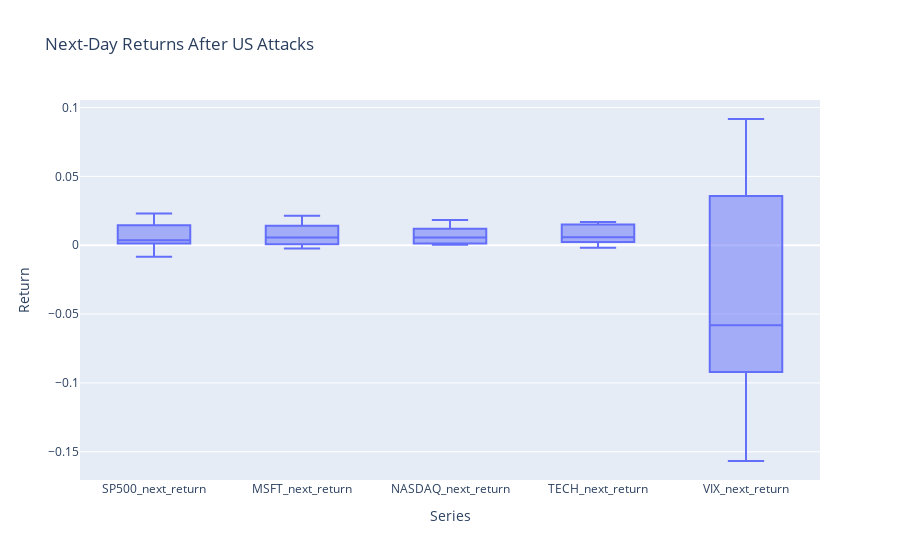

Source (notebook cell):
### Code cell
import plotly.express as px

# 1) List of your return columns
return_cols = [
    'SP500_next_return',
    'MSFT_next_return',
    'NASDAQ_next_return',
    'TECH_next_return',
    'VIX_next_return'
]

# 2) Melt to “long” form so each row is one observation
df_melt = df.melt(
    id_vars=['event','date','weekday','next_bd'],
    value_vars=return_cols,
    var_name='Series',
    value_name='Return'
)

# 3) Plot vertical boxes
fig = px.box(
    df_melt,
    x='Series',
    y='Return',
    title='Next-Day Returns After US Attacks'
)
fig.show()

### Figure 1 — Plotly figure (JSON) as saved in the notebook; plotly's stock layout.template omitted (floating-point values rounded to 4 significant figures)
{"data": [{"alignmentgroup": "True", "hovertemplate": "Series=%{x}<br>Return=%{y}<extra></extra>", "legendgroup": "", "marker": {"color": "#636efa"}, "name": "", "notched": false, "offsetgroup": "", "orientation": "v", "showlegend": false, "type": "box", "x": ["SP500_next_return", "SP500_next_return", "SP500_next_return", "SP500_next_return", "SP500_next_return", "SP500_next_return", "SP500_next_return", "MSFT_next_return", "MSFT_next_return", "MSFT_next_return", "MSFT_next_return", "MSFT_next_return", "MSFT_next_return", "MSFT_next_return", "NASDAQ_next_return", "NASDAQ_next_return", "NASDAQ_next_return", "NASDAQ_next_return", "NASDAQ_next_return", "NASDAQ_next_return", "NASDAQ_next_return", "TECH_next_return", "TECH_next_return", "TECH_next_return", "TECH_next_return", "TECH_next_return", "TECH_next_return", "TECH_next_return", "VIX_next_return", "VIX_next_return", "VIX_next_return", "VIX_next_return", "VIX_next_return", "VIX_next_return", "VIX_next_return"], "x0": " ", "xaxis": "x", "y": [0.01299, -0.008344, 0.02298, 0.01499, 0.002759, 0.0006877, 0.003533, 0.01488, 0.005544, 0.01219, 0.02137, 0.0, -0.002284, 0.002585, 0.003193, 0.0004048, 0.01359, 0.01832, 0.006962, 0.0005308, 0.00562, NaN, 0.006773, 0.01503, 0.01687, 0.004913, -0.001885, 0.002382, -0.07505, 0.05181, -0.05815, -0.1567, -0.09765, 0.09169, -0.01213], "y0": " ", "yaxis": "y"}], "layout": {"boxmode": "group", "legend": {"tracegroupgap": 0}, "title": {"text": "Next-Day Returns After US Attacks"}, "xaxis": {"anchor": "y", "domain": [0, 1], "title": {"text": "Series"}}, "yaxis": {"anchor": "x", "domain": [0, 1], "title": {"text": "Return"}}}}
